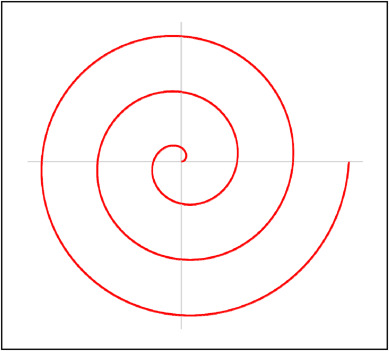
#> input picture frontend/src/assets/spiral_template.jpg, 389 x 351 px
$ python -i processing.py   (imports and definitions only)
#> lines starting #> are read from the running program, lines starting #| are printed output that depends on the picture; after the words box and inside, x2 and y2 are one past the last pixel; in counts of white or black regions, pixels touching at a corner belong together
import numpy as np
import cv2


def preprocess_image(path, size=(256, 256)):
    img = cv2.imread(path, cv2.IMREAD_GRAYSCALE)
    if img is None:
        raise FileNotFoundError(f"Image not found at path: {path}")

    img = cv2.resize(img, size)
    img = cv2.GaussianBlur(img, (5, 5), 0)

    _, thresh = cv2.threshold(img, 0, 255, cv2.THRESH_BINARY_INV + cv2.THRESH_OTSU)
    return thresh


def extract_features(img):
    contours, _ = cv2.findContours(img, cv2.RETR_EXTERNAL, cv2.CHAIN_APPROX_NONE)
    if not contours:
        return None

    cnt = max(contours, key=cv2.contourArea)

    area = cv2.contourArea(cnt)
    perimeter = cv2.arcLength(cnt, True)

    circularity = (4 * np.pi * area) / (perimeter**2 + 1e-5)

    x, y, w, h = cv2.boundingRect(cnt)
    aspect_ratio = w / (h + 1e-5)

    hist = cv2.calcHist([img], [0], None, [256], [0, 256]).ravel()
    hist = hist[hist > 0] / hist.sum()
    entropy = -np.sum(hist * np.log2(hist + 1e-5))

    dist_transform = cv2.distanceTransform(img, cv2.DIST_L2, 5)
    pixels = dist_transform[dist_transform > 0]
    mean_thickness = np.mean(pixels) * 2 if len(pixels) > 0 else 0
    std_thickness = np.std(pixels) * 2 if len(pixels) > 0 else 0

    feats = [
        area,
        perimeter,
        circularity,
        aspect_ratio,
        entropy,
        mean_thickness,
        std_thickness,
    ]

    feats = [0 if (np.isnan(v) or np.isinf(v)) else v for v in feats]
    return feats

>>> import cv2
>>> picture = cv2.imread('../../../frontend/src/assets/spiral_template.jpg', cv2.IMREAD_GRAYSCALE)
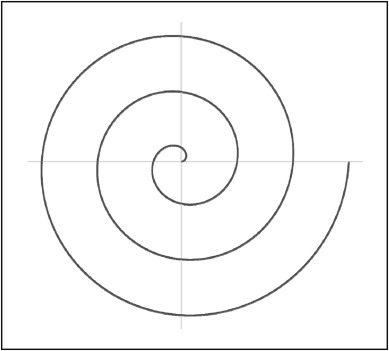
#> picture: shape (351, 389); min 9, max 255, mean 246.7
>>> result = extract_features(picture)
#> in extract_features, `contours, _ = cv2.findContours(img, cv2.RETR_EXTERNAL, cv2.CHAIN_APPRO..`: contours = 1 contour; box (x1, y1, x2, y2) and area: (0, 0, 389, 351) 135800
#> in extract_features, `cnt = max(contours, key=cv2.contourArea)`: cnt = contour of 1476 points, box (x1, y1, x2, y2) (0, 0, 389, 351), area 135800
#> in extract_features, `area = cv2.contourArea(cnt)`: area = 135800
#> in extract_features, `perimeter = cv2.arcLength(cnt, True)`: perimeter = 1476
#> in extract_features, `circularity = (4 * np.pi * area) / (perimeter**2 + 1e-5)`: circularity = 0.783
#> in extract_features, `x, y, w, h = cv2.boundingRect(cnt)`: x = 0; w = 389; h = 351
#> in extract_features, `aspect_ratio = w / (h + 1e-5)`: aspect_ratio = 1.11
#> in extract_features, `hist = cv2.calcHist([img], [0], None, [256], [0, 256]).ravel()`: hist = 256 values, max 118672 at index 255, min 0 at index 0, mean 533.4
#> in extract_features, `hist = hist[hist > 0] / hist.sum()`: hist = 206 values, max 0.869 at index 205, min 7.32e-06 at index 0, mean 0.00485
#> in extract_features, `entropy = -np.sum(hist * np.log2(hist + 1e-5))`: entropy = 1.28
#> in extract_features, `dist_transform = cv2.distanceTransform(img, cv2.DIST_L2, 5)`: dist_transform: shape (351, 389) float32; every value is 3.4e+38
#> in extract_features, `mean_thickness = np.mean(pixels) * 2 if len(pixels) > 0 else 0`: mean_thickness = inf
#> in extract_features, `feats = [ area, perimeter, circularity, aspect_ratio, entropy, mean_th..`: feats = [135800, 1476, 0.783, 1.11, 1.28, inf, inf]
#> in extract_features, `feats = [0 if (np.isnan(v) or np.isinf(v)) else v for v in feats]`: feats = [135800, 1476, 0.783, 1.11, 1.28, 0, 0]
#> result = [135800, 1476, 0.783, 1.11, 1.28, 0, 0]
